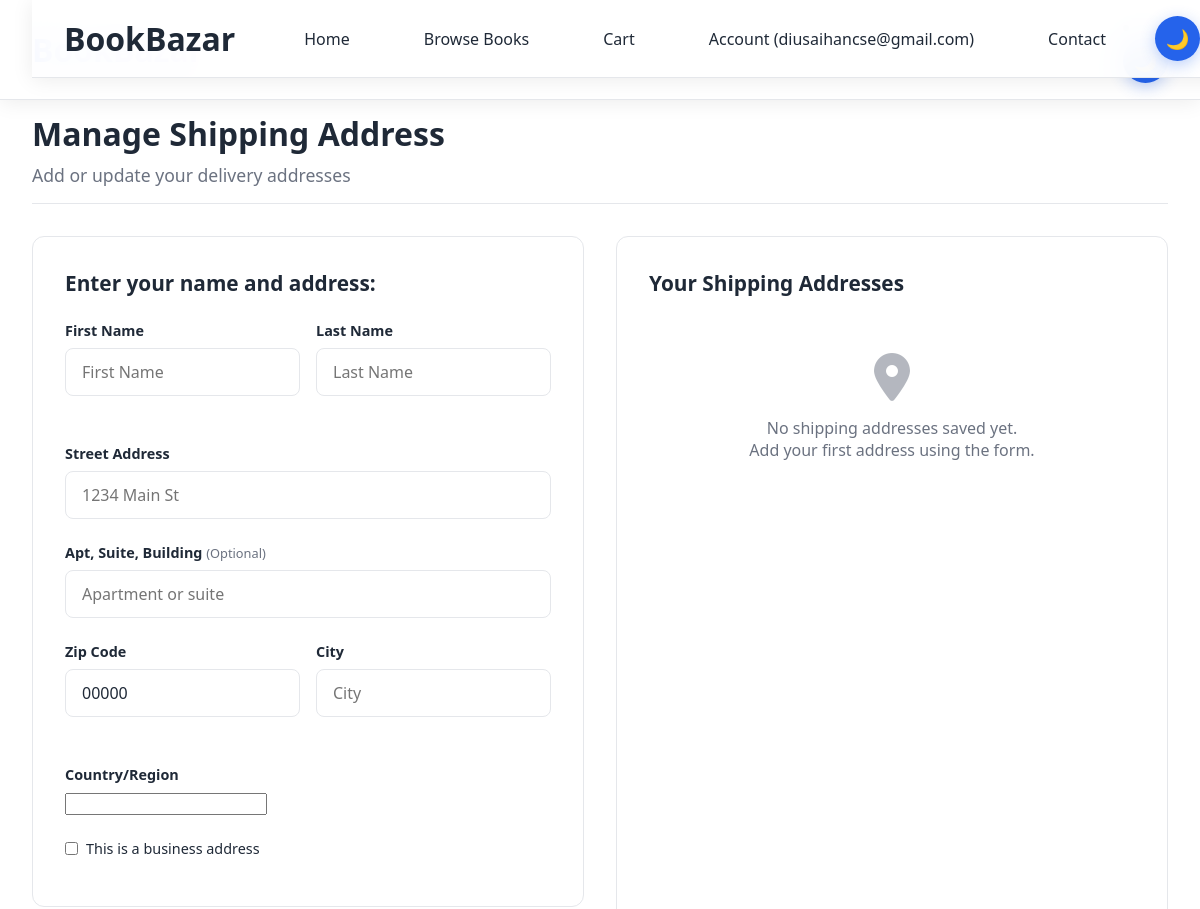
The page /shipping-address/ (signed in, upper part) on the database as committed earlier.
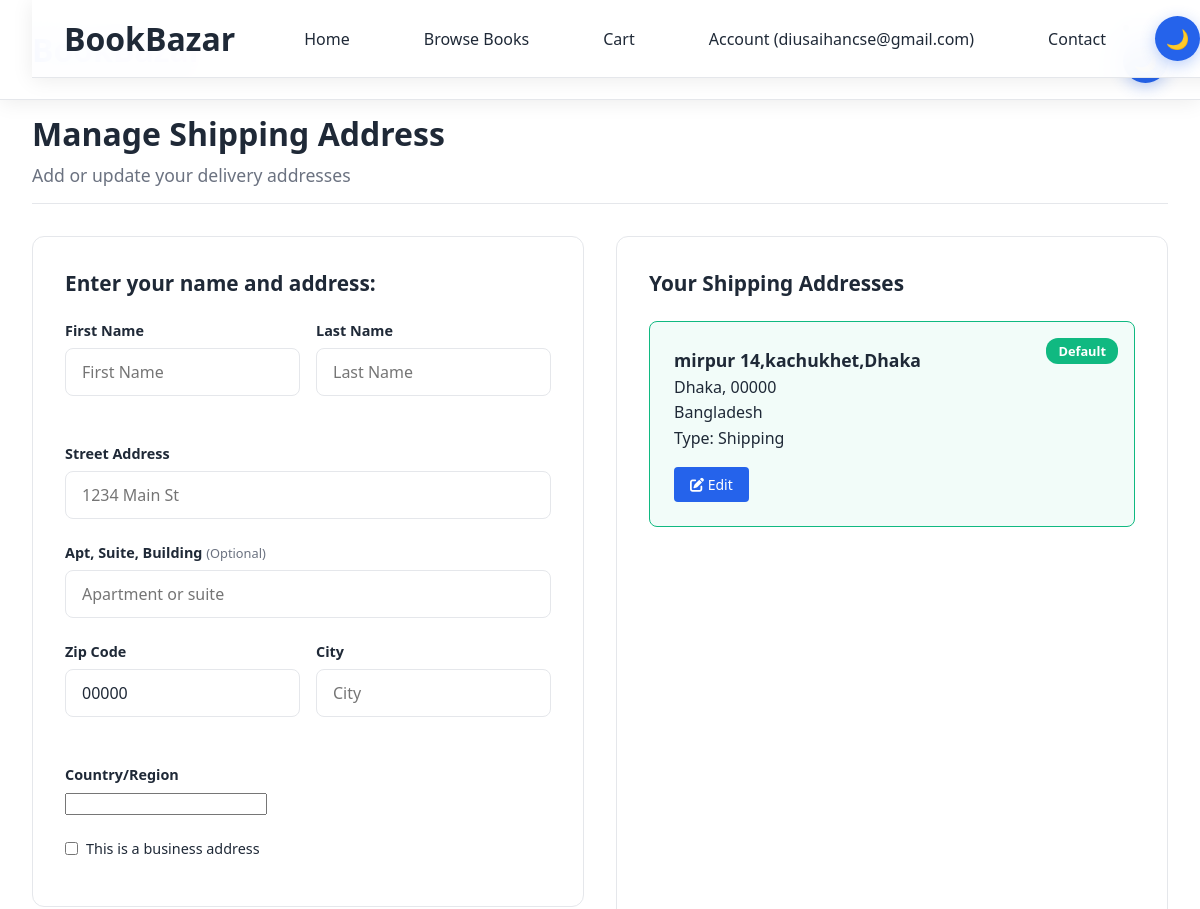
The same page on the database as committed later.
### eco/models.py (models this page shows, shortened)
class Address(models.Model):
    first_name = models.CharField(max_length=100, blank=True)
    last_name = models.CharField(max_length=100, blank=True)
    email = models.EmailField(blank=True)
    phone_number = models.CharField(max_length=20, blank=True)
    alternate_email = models.EmailField(blank=True)
    is_business_address = models.BooleanField(default=False)
    city = models.CharField(max_length=100, blank=True)
    user = models.ForeignKey(settings.AUTH_USER_MODEL, on_delete=models.CASCADE)
    street_address = models.CharField(max_length=100)
    apartment_address = models.CharField(max_length=100, blank=True)
    country = CountryField(multiple=False)
    zip_code = models.CharField(max_length=20, default="00000")
    address_type = models.CharField(max_length=1, choices=ADDRESS_CHOICES)
    default = models.BooleanField(default=False)
    class Meta:
        verbose_name_plural = 'Addresses'

### eco/views.py (the view)
# urls.py: path('shipping-address/', views.shipping_address_view, name='shipping-address'),
@login_required
def shipping_address_view(request):
    shipping_addresses = Address.objects.filter(
        user=request.user,
        address_type='S'
    ).order_by('-default')
    default_shipping_address = shipping_addresses.filter(default=True).first()
    if request.method == 'POST':
        form = AddressForm(request.POST)
        if form.is_valid():
            address = form.save(commit=False)
            address.user = request.user
            address.address_type = 'S'  # Set as shipping address
            if address.default:
                Address.objects.filter(
                    user=request.user,
                    address_type='S',
                    default=True
                ).update(default=False)
            address.save()
            messages.success(request, 'Shipping address saved successfully!')
            return redirect('eco:shipping-address')
        else:
            messages.error(request, 'Please correct the errors below.')
    else:
        form = AddressForm(initial={'address_type': 'S'})
    cart_count = 0
    if request.user.is_authenticated:
        try:
            cart = Cart.objects.get(user=request.user)
            cart_count = cart.total_items
        except Cart.DoesNotExist:
            cart_count = 0
    context = {
        'form': form,
        'shipping_addresses': shipping_addresses,
        'default_shipping_address': default_shipping_address,
        'cart_count': cart_count,
        'categories': Category.objects.annotate(
            total_books=Count('books', filter=Q(books__is_available=True))
        )
    }
    return render(request, 'eco/shipping_address.html', context)

### eco/context_processors.py (called while the page is built)
def cart_count(request):
    cart_count = 0
    if request.user.is_authenticated:
        try:
            try:
                cart = Cart.objects.get(user=request.user)
                cart_count = cart.total_items
            except Cart.DoesNotExist:
                order_qs = Order.objects.filter(user=request.user, ordered=False)
                if order_qs.exists():
                    order = order_qs[0]
                    cart_count = order.items.count()
        except Exception as e:
            cart_count = 0
    return {'cart_count': cart_count}

### eco/models.py (called while the page is built)
    @property
    def total_items(self):
        return sum(item.quantity for item in self.items.all())

### templates/eco/shipping_address.html (shortened to what the changed rows need)
{% extends 'eco/base_common.html' %}
{% load static %}
{% block content %}
<div class="shipping-address-container">
    <div class="shipping-header">
        <h1 class="shipping-title">Manage Shipping Address</h1>
    </div>
    <div class="shipping-content">
        <div class="addresses-section">
            {% if shipping_addresses %}
                {% for address in shipping_addresses %}
                <div class="address-card {% if address.default %}default{% endif %}" data-address-id="{{ address.id }}">
                    {% if address.default %}
                        <span class="default-badge">Default</span>
                    {% endif %}
                    <div class="address-details">
                        <p><strong>{{ address.street_address }}</strong></p>
                        <p>{{ address.city }}, {{ address.zip_code }}</p>
                        <p>{{ address.country.name }}</p>
                        <p>Type: {{ address.get_address_type_display }}</p>
                        <div class="address-actions">
                            <button class="btn-edit" onclick="editAddress({{ address.id }})">
                                <i class="fas fa-edit"></i> Edit
                            </button>
                        </div>
                    </div>
                </div>
                {% endfor %}
            {% else %}
                <div class="no-addresses">
                    <i class="fas fa-map-marker-alt"></i>
                    <p>No shipping addresses saved yet.</p>
                    <p>Add your first address using the form.</p>
                </div>
            {% endif %}
        </div>
    </div>
</div>
{% include 'eco/footer.html' %}
{% endblock %}

Rows that differ between the two databases and show on the page:
added Address: default "Default", street_address "mirpur 14,kachukhet,Dhaka", city "Dhaka", zip_code "00000", country.name "Bangladesh", address_type "Shipping"
Other text that changed with them:
text no longer shown: "No shipping addresses saved yet. Add your first address using the form."
